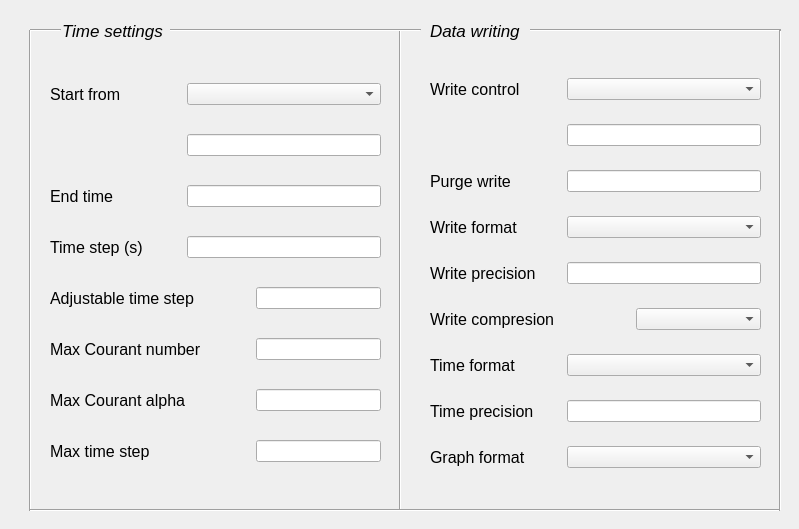
  <widget class="QWidget" name="Run_ctrls">
   <property name="autoFillBackground">
    <bool>true</bool>
   </property>
   <attribute name="title">
    <string>Runtime Controls</string>
   </attribute>
   <widget class="QLabel" name="label_33">
    <property name="geometry">
     <rect>
      <x>62</x>
      <y>20</y>
      <width>101</width>
      <height>21</height>
     </rect>
    </property>
    <property name="font">
     <font>
      <pointsize>13</pointsize>
      <italic>true</italic>
     </font>
    </property>
    <property name="text">
     <string>Time settings</string>
    </property>
   </widget>
   <widget class="Line" name="line_3">
    <property name="geometry">
     <rect>
      <x>390</x>
      <y>30</y>
      <width>20</width>
      <height>481</height>
     </rect>
    </property>
    <property name="orientation">
     <enum>Qt::Vertical</enum>
    </property>
   </widget>
   <widget class="Line" name="line_4">
    <property name="geometry">
     <rect>
      <x>170</x>
      <y>20</y>
      <width>251</width>
      <height>20</height>
     </rect>
    </property>
    <property name="orientation">
     <enum>Qt::Horizontal</enum>
    </property>
   </widget>
   <widget class="Line" name="line_5">
    <property name="geometry">
     <rect>
      <x>20</x>
      <y>30</y>
      <width>20</width>
      <height>481</height>
     </rect>
    </property>
    <property name="orientation">
     <enum>Qt::Vertical</enum>
    </property>
   </widget>
   <widget class="Line" name="line_6">
    <property name="geometry">
     <rect>
      <x>30</x>
      <y>500</y>
      <width>751</width>
      <height>20</height>
     </rect>
    </property>
    <property name="orientation">
     <enum>Qt::Horizontal</enum>
    </property>
   </widget>
   <widget class="QLabel" name="label_41">
    <property name="geometry">
     <rect>
      <x>430</x>
      <y>20</y>
      <width>101</width>
      <height>21</height>
     </rect>
    </property>
    <property name="font">
     <font>
      <pointsize>13</pointsize>
      <italic>true</italic>
     </font>
    </property>
    <property name="text">
     <string>Data writing</string>
    </property>
   </widget>
   <widget class="Line" name="line_7">
    <property name="geometry">
     <rect>
      <x>530</x>
      <y>20</y>
      <width>251</width>
      <height>20</height>
     </rect>
    </property>
    <property name="orientation">
     <enum>Qt::Horizontal</enum>
    </property>
   </widget>
   <widget class="Line" name="line_8">
    <property name="geometry">
     <rect>
      <x>30</x>
      <y>20</y>
      <width>31</width>
      <height>20</height>
     </rect>
    </property>
    <property name="orientation">
     <enum>Qt::Horizontal</enum>
    </property>
   </widget>
   <widget class="Line" name="line_9">
    <property name="geometry">
     <rect>
      <x>770</x>
      <y>30</y>
      <width>20</width>
      <height>481</height>
     </rect>
    </property>
    <property name="orientation">
     <enum>Qt::Vertical</enum>
    </property>
   </widget>
   <widget class="QWidget" name="layoutWidget">
    <property name="geometry">
     <rect>
      <x>50</x>
      <y>60</y>
      <width>331</width>
      <height>431</height>
     </rect>
    </property>
    <layout class="QGridLayout" name="gridLayout_2">
     <property name="leftMargin">
      <number>0</number>
     </property>
     <item row="2" column="0" colspan="2">
      <widget class="QLabel" name="label_35">
       <property name="font">
        <font>
         <pointsize>12</pointsize>
        </font>
       </property>
       <property name="text">
        <string>End time</string>
       </property>
      </widget>
     </item>
     <item row="4" column="0" colspan="3">
      <widget class="QLabel" name="label_37">
       <property name="font">
        <font>
         <pointsize>12</pointsize>
        </font>
       </property>
       <property name="text">
        <string>Adjustable time step</string>
       </property>
      </widget>
     </item>
     <item row="5" column="0" colspan="3">
      <widget class="QLabel" name="label_38">
       <property name="font">
        <font>
         <pointsize>12</pointsize>
        </font>
       </property>
       <property name="text">
        <string>Max Courant number</string>
       </property>
      </widget>
     </item>
     <item row="6" column="0" colspan="3">
      <widget class="QLabel" name="label_39">
       <property name="font">
        <font>
         <pointsize>12</pointsize>
        </font>
       </property>
       <property name="text">
        <string>Max Courant alpha</string>
       </property>
      </widget>
     </item>
     <item row="6" column="3" colspan="2">
      <widget class="QLineEdit" name="lineEdit_19"/>
     </item>
     <item row="7" column="0" colspan="3">
      <widget class="QLabel" name="label_40">
       <property name="font">
        <font>
         <pointsize>12</pointsize>
        </font>
       </property>
       <property name="text">
        <string>Max time step</string>
       </property>
      </widget>
     </item>
     <item row="5" column="3" colspan="2">
      <widget class="QLineEdit" name="lineEdit_18"/>
     </item>
     <item row="4" column="3" colspan="2">
      <widget class="QLineEdit" name="lineEdit_17"/>
     </item>
     <item row="7" column="3" colspan="2">
      <widget class="QLineEdit" name="lineEdit_20"/>
     </item>
     <item row="3" column="2" colspan="3">
      <widget class="QLineEdit" name="lineEdit_16"/>
     </item>
     <item row="3" column="0" colspan="2">
      <widget class="QLabel" name="label_36">
       <property name="font">
        <font>
         <pointsize>12</pointsize>
        </font>
       </property>
       <property name="text">
        <string>Time step (s)</string>
       </property>
      </widget>
     </item>
     <item row="2" column="2" colspan="3">
      <widget class="QLineEdit" name="lineEdit_15"/>
     </item>
     <item row="1" column="2" colspan="3">
      <widget class="QLineEdit" name="lineEdit_14"/>
     </item>
     <item row="0" column="2" colspan="3">
      <widget class="QComboBox" name="comboBox_13"/>
     </item>
     <item row="0" column="0" colspan="2">
      <widget class="QLabel" name="label_34">
       <property name="font">
        <font>
         <pointsize>12</pointsize>
        </font>
       </property>
       <property name="text">
        <string>Start from</string>
       </property>
      </widget>
     </item>
    </layout>
   </widget>
   <widget class="QWidget" name="layoutWidget">
    <property name="geometry">
     <rect>
      <x>430</x>
      <y>60</y>
      <width>331</width>
      <height>431</height>
     </rect>
    </property>
    <layout class="QGridLayout" name="gridLayout_3">
     <item row="6" column="2" colspan="3">
      <widget class="QComboBox" name="comboBox_17"/>
     </item>
     <item row="2" column="2" colspan="3">
      <widget class="QLineEdit" name="lineEdit_22"/>
     </item>
     <item row="3" column="0" colspan="2">
      <widget class="QLabel" name="label_44">
       <property name="font">
        <font>
         <pointsize>12</pointsize>
        </font>
       </property>
       <property name="text">
        <string>Write format</string>
       </property>
      </widget>
     </item>
     <item row="3" column="2" colspan="3">
      <widget class="QComboBox" name="comboBox_15"/>
     </item>
     <item row="4" column="0" colspan="2">
      <widget class="QLabel" name="label_45">
       <property name="font">
        <font>
         <pointsize>12</pointsize>
        </font>
       </property>
       <property name="text">
        <string>Write precision</string>
       </property>
      </widget>
     </item>
     <item row="4" column="2" colspan="3">
      <widget class="QLineEdit" name="lineEdit_23"/>
     </item>
     <item row="5" column="0" colspan="3">
      <widget class="QLabel" name="label_46">
       <property name="font">
        <font>
         <pointsize>12</pointsize>
        </font>
       </property>
       <property name="text">
        <string>Write compresion</string>
       </property>
      </widget>
     </item>
     <item row="5" column="3" colspan="2">
      <widget class="QComboBox" name="comboBox_16"/>
     </item>
     <item row="7" column="2" colspan="3">
      <widget class="QLineEdit" name="lineEdit_24"/>
     </item>
     <item row="7" column="0" colspan="2">
      <widget class="QLabel" name="label_48">
       <property name="font">
        <font>
         <pointsize>12</pointsize>
        </font>
       </property>
       <property name="text">
        <string>Time precision</string>
       </property>
      </widget>
     </item>
     <item row="8" column="2" colspan="3">
      <widget class="QComboBox" name="comboBox_18"/>
     </item>
     <item row="8" column="0" colspan="2">
      <widget class="QLabel" name="label_49">
       <property name="font">
        <font>
         <pointsize>12</pointsize>
        </font>
       </property>
       <property name="text">
        <string>Graph format</string>
       </property>
      </widget>
     </item>
     <item row="2" column="0" colspan="2">
      <widget class="QLabel" name="label_43">
       <property name="font">
        <font>
         <pointsize>12</pointsize>
        </font>
       </property>
       <property name="text">
        <string>Purge write</string>
       </property>
      </widget>
     </item>
     <item row="6" column="0" colspan="2">
      <widget class="QLabel" name="label_47">
       <property name="font">
        <font>
         <pointsize>12</pointsize>
        </font>
       </property>
       <property name="text">
        <string>Time format</string>
       </property>
      </widget>
     </item>
     <item row="1" column="2" colspan="3">
      <widget class="QLineEdit" name="lineEdit_21"/>
     </item>
     <item row="0" column="2" colspan="3">
      <widget class="QComboBox" name="comboBox_14"/>
     </item>
     <item row="0" column="0" colspan="2">
      <widget class="QLabel" name="label_42">
       <property name="font">
        <font>
         <pointsize>12</pointsize>
        </font>
       </property>
       <property name="text">
        <string>Write control</string>
       </property>
      </widget>
     </item>
    </layout>
   </widget>
  </widget>
